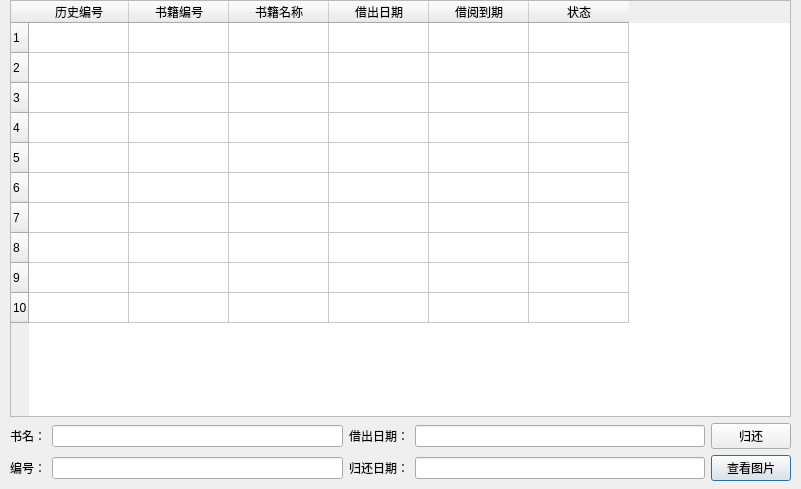
<?xml version="1.0" encoding="UTF-8"?>
<ui version="4.0">
 <class>history</class>
 <widget class="QDialog" name="history">
  <property name="geometry">
   <rect>
    <x>0</x>
    <y>0</y>
    <width>801</width>
    <height>489</height>
   </rect>
  </property>
  <property name="windowTitle">
   <string>Dialog</string>
  </property>
  <widget class="QWidget" name="layoutWidget">
   <property name="geometry">
    <rect>
     <x>10</x>
     <y>0</y>
     <width>781</width>
     <height>481</height>
    </rect>
   </property>
   <layout class="QVBoxLayout" name="verticalLayout">
    <item>
     <widget class="QTableWidget" name="bookTable">
      <property name="font">
       <font>
        <family>Microsoft YaHei UI</family>
       </font>
      </property>
      <property name="editTriggers">
       <set>QAbstractItemView::NoEditTriggers</set>
      </property>
      <property name="selectionMode">
       <enum>QAbstractItemView::SingleSelection</enum>
      </property>
      <property name="selectionBehavior">
       <enum>QAbstractItemView::SelectRows</enum>
      </property>
      <property name="rowCount">
       <number>10</number>
      </property>
      <row/>
      <row/>
      <row/>
      <row/>
      <row/>
      <row/>
      <row/>
      <row/>
      <row/>
      <row/>
      <column>
       <property name="text">
        <string>历史编号</string>
       </property>
      </column>
      <column>
       <property name="text">
        <string>书籍编号</string>
       </property>
      </column>
      <column>
       <property name="text">
        <string>书籍名称</string>
       </property>
      </column>
      <column>
       <property name="text">
        <string>借出日期</string>
       </property>
      </column>
      <column>
       <property name="text">
        <string>借阅到期</string>
       </property>
      </column>
      <column>
       <property name="text">
        <string>状态</string>
       </property>
      </column>
     </widget>
    </item>
    <item>
     <layout class="QGridLayout" name="gridLayout">
      <item row="0" column="0">
       <widget class="QLabel" name="nameLab">
        <property name="text">
         <string>书名：</string>
        </property>
       </widget>
      </item>
      <item row="1" column="4">
       <widget class="QPushButton" name="phoButton">
        <property name="text">
         <string>查看图片</string>
        </property>
       </widget>
      </item>
      <item row="1" column="3">
       <widget class="QLineEdit" name="backLine">
        <property name="readOnly">
         <bool>true</bool>
        </property>
       </widget>
      </item>
      <item row="0" column="2">
       <widget class="QLabel" name="beginLab">
        <property name="text">
         <string>借出日期：</string>
        </property>
       </widget>
      </item>
      <item row="1" column="2">
       <widget class="QLabel" name="stockLab">
        <property name="text">
         <string>归还日期：</string>
        </property>
       </widget>
      </item>
      <item row="0" column="1">
       <widget class="QLineEdit" name="nameLine">
        <property name="readOnly">
         <bool>true</bool>
        </property>
       </widget>
      </item>
      <item row="1" column="1">
       <widget class="QLineEdit" name="numLine">
        <property name="readOnly">
         <bool>true</bool>
        </property>
       </widget>
      </item>
      <item row="0" column="4">
       <widget class="QPushButton" name="backButton">
        <property name="text">
         <string>归还</string>
        </property>
       </widget>
      </item>
      <item row="0" column="3">
       <widget class="QLineEdit" name="beginLine">
        <property name="readOnly">
         <bool>true</bool>
        </property>
       </widget>
      </item>
      <item row="1" column="0">
       <widget class="QLabel" name="numLab">
        <property name="text">
         <string>编号：</string>
        </property>
       </widget>
      </item>
     </layout>
    </item>
   </layout>
  </widget>
  <widget class="QLabel" name="bidLab">
   <property name="geometry">
    <rect>
     <x>140</x>
     <y>190</y>
     <width>72</width>
     <height>15</height>
    </rect>
   </property>
   <property name="text">
    <string>t</string>
   </property>
  </widget>
  <zorder>bidLab</zorder>
  <zorder>layoutWidget</zorder>
 </widget>
 <resources/>
 <connections/>
</ui>
